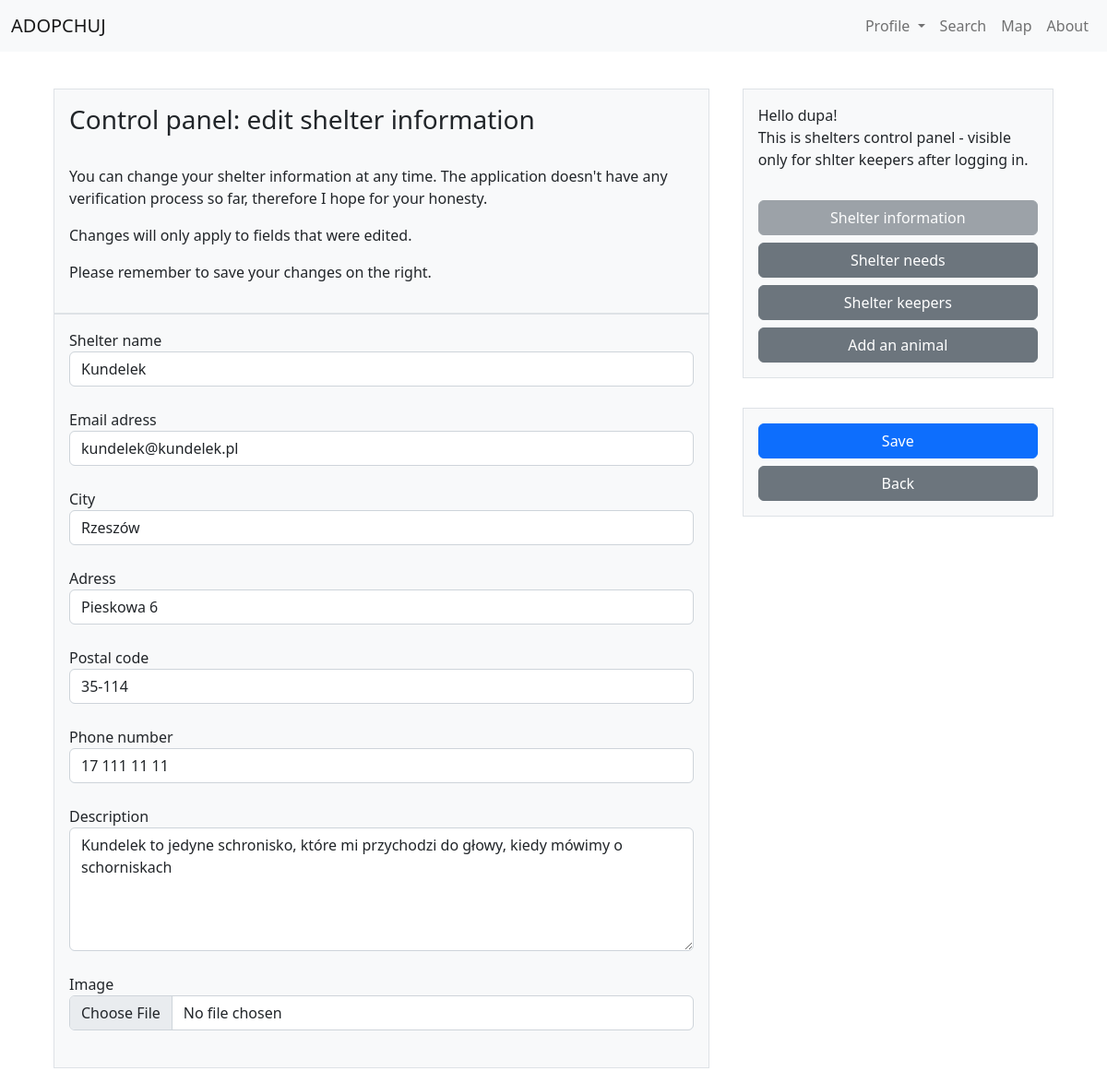
The app's page /shelterinformation/1 (signed in) with its own data.
### tables this page shows
CREATE TABLE shelters (
    id INTEGER PRIMARY KEY AUTOINCREMENT,
    name TEXT NOT NULL,
    loc_city TEXT NOT NULL,
    loc_adress TEXT NOT NULL,
    loc_postal TEXT NOT NULL,
    con_phone TEXT NOT NULL,
    con_email TEXT NOT NULL,
    description TEXT,
    image BLOB
);

CREATE TABLE keepers (
    username TEXT NOT NULL,
    shelter_id INTEGER NOT NULL,
    owner INTEGER DEFAULT "0" NOT NULL,
    FOREIGN KEY (username) REFERENCES users(username),
    FOREIGN KEY (shelter_id) REFERENCES shelters(id)
);

### app.py (the view, shortened to what this page needs)
@app.route("/shelterinformation/<shelter_id>", methods = ['GET', 'POST'])
@login_required
@keeper_required
def shelter_information_edit(shelter_id):
    errors = []
    shelter_info = get_shelter_info(shelter_id)
    keeper = session['user']
    db = {1: 'disabled'}
    return render_template("shelterinformation.html", login = login_check(), keeper=keeper, shelter_info=shelter_info, db=db, errors=errors)

### helpers.py (called while the page is built)
def dict_factory(cursor, row):
    fields = [column[0] for column in cursor.description]
    return {key: value for key, value in zip(fields, row)}

def login_required(f):
    @wraps(f)
    def decorated_function(*args, **kwargs):
        if session.get("user") is None:
            return redirect("/login")
        return f(*args, **kwargs)
    return decorated_function

def keeper_required(f):
    @wraps(f)
    def decorated_function(*args, **kwargs):
        if shelter_check() == False:
            return redirect("/yourshelter")
        return f(*args, **kwargs)
    return decorated_function

def login_check():
    if "user" in session:
        return True
    else:
        return False

def shelter_check():
    con = sqlite3.connect("database.db")
    con.row_factory = dict_factory
    cur = con.cursor()
    try:
        cur.execute("SELECT * FROM keepers WHERE username = ?", (session['user'],))
        shelter_id = cur.fetchone()['shelter_id']
        con.close()
        return shelter_id
    except TypeError:
        con.close()
        return False
    except KeyError:
        con.close()
        return False

def get_shelter_info(shelter_id):
    con = sqlite3.connect("database.db")
    con.row_factory = dict_factory
    cur = con.cursor()
    cur.execute("SELECT * FROM shelters WHERE id = ?", (shelter_id,))
    shelter_info = cur.fetchone()
    con.close()
    return shelter_info

### templates/shelterinformation.html (shortened to what this page needs)
{% extends "shelter_layout.html" %}
{% block shelter_head_title %}
    <h3>Control panel: edit shelter information</h3><br>
    <p>You can change your shelter information at any time. The application doesn't have any verification process so far, therefore I hope for your honesty.</p>
    <p>Changes will only apply to fields that were edited.</p>
    <p>Please remember to save your changes on the right.</p>
{% endblock %}
{% block shelter_head_content %}
    <form action="/shelterinformation/{{ shelter_info['id'] }}" method="post" id="shelterForm" enctype="multipart/form-data">
        <label for="nameInput">Shelter name</label>
        <input name="name" type="text" class="form-control" id="nameInput" value="{{ shelter_info['name'] }}">
        <br>
        <label for="emailInput">Email adress</label>
        <input name="con_email" type="email" class="form-control" id="emailInput" value="{{ shelter_info['con_email'] }}">
        <br>
        <label for="cityInput">City</label>
        <input name="loc_city" type="text" class="form-control" id="cityInput" value="{{ shelter_info['loc_city'] }}">
        <br>
        <label for="adressInput">Adress</label>
        <input name="loc_adress" type="text" class="form-control" id="adressInput" value="{{ shelter_info['loc_adress'] }}">
        <br>
        <label for="postalInput">Postal code</label>
        <input name="loc_postal" type="text" class="form-control" id="postalInput" value="{{ shelter_info['loc_postal'] }}">
        <br>
        <label for="phoneInput">Phone number</label>
        <input name="con_phone" type="text" class="form-control" id="phoneInput" value="{{ shelter_info['con_phone'] }}">
        <br>
        <label for="descriptionInput">Description</label>
        <textarea name="description" type="text" class="form-control" id="descriptionInput" rows="5">{% if shelter_info['description'] != None %}{{ shelter_info['description'] }}{% endif %}</textarea>
        <br>
        <label for="imageInput">Image</label>
        <input name="image" type="file" class="form-control" id="imageInput" onchange="preview()">
        <br>
    </form>
{% endblock %}
{% block shelter_side %}
    {% if keeper != None %}
        {% include "side_panel_keepers_db.html" %}
        {% include "side_panel_save.html" %}
    {% endif %}
{% endblock %}

### templates/side_panel_keepers_db.html
<div class="p-3">
    <div class="container border bg-light p-3">
        Hello {{ keeper }}!<br>
        This is shelters control panel - visible only for shlter keepers after logging in.
        <div class="d-grid gap-2">
            <br>
                <a type="button" class="btn btn-secondary {{ db[1] }}" href="/shelterinformation">Shelter information</a>
                <a type="button" class="btn btn-secondary {{ db[2] }}" href="/shelterneeds">Shelter needs</a>
                <a type="button" class="btn btn-secondary {{ db[3] }}" href="/shelterkeepers">Shelter keepers</a>
                <a type="button" class="btn btn-secondary {{ db[4] }}" href="/shelteranimal">Add an animal</a>
        </div>
    </div>
</div>

### records on screen
shelters: name "Kundelek", con_email "kundelek@kundelek.pl", loc_city "Rzeszów", loc_adress "Pieskowa 6", loc_postal "35-114", con_phone "17 111 11 11", description "Kundelek to jedyne schronisko, które mi przychodzi do głowy, kiedy mówimy o schorniskach"
keepers: username "dupa"
